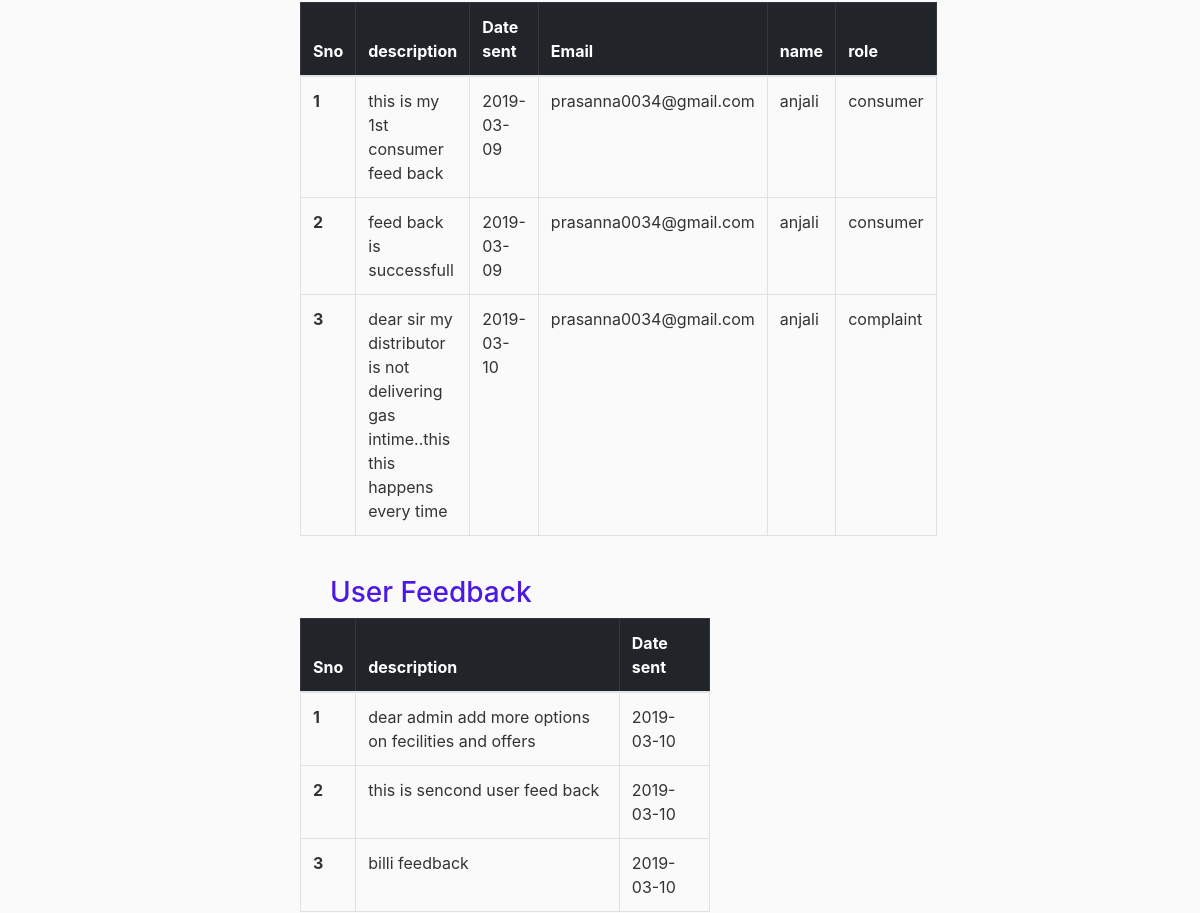
/AfeedBack (signed in, middle part), run on an earlier commit of the app's database.
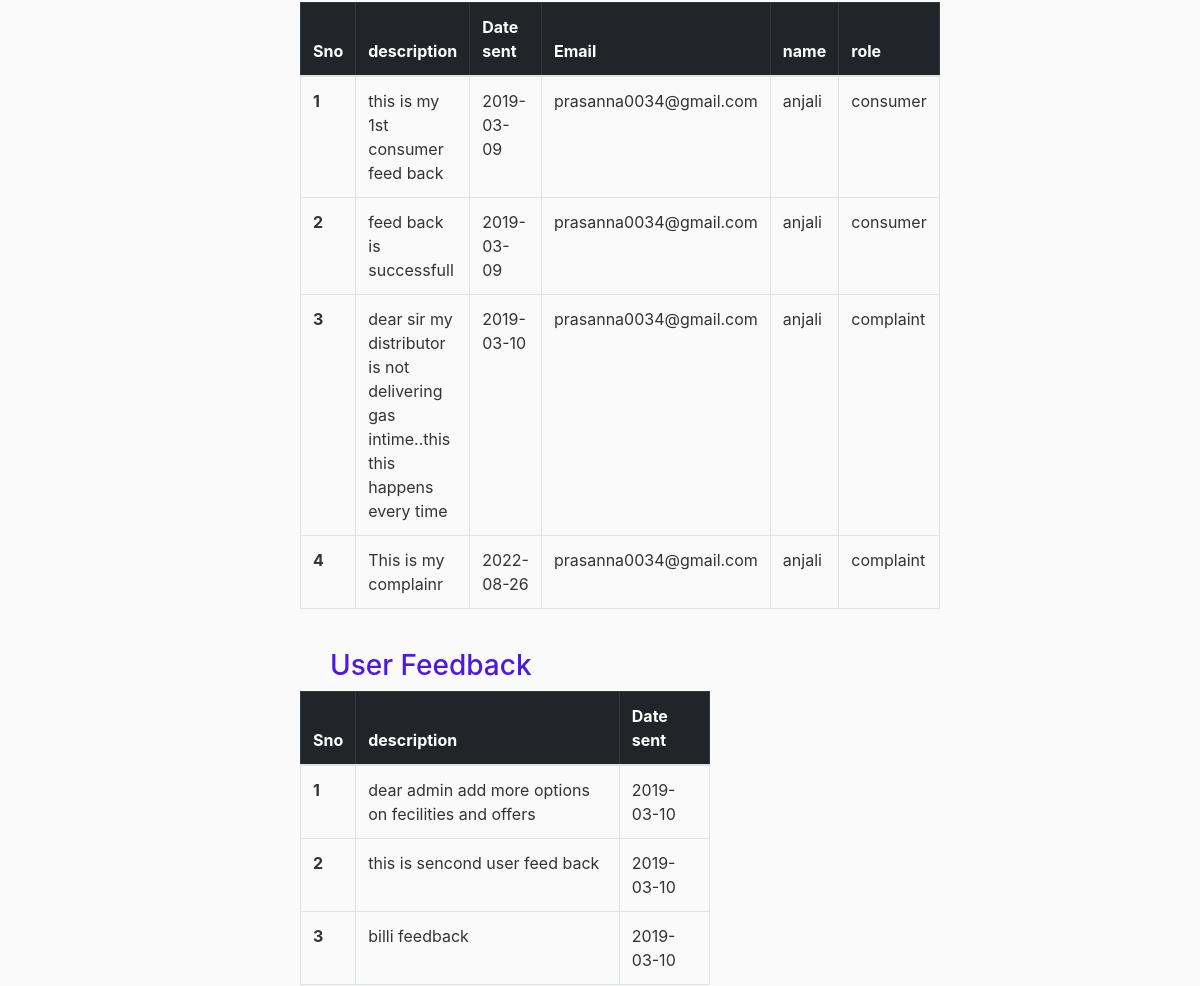
And on a later commit of the database.
### projectmain/dbcode.py (models this page shows, shortened)
class feedback(db.Model):
    fid = db.Column(db.Integer,primary_key=True)
    sub = db.Column(db.String(20),nullable=False)
    description =db.Column(db.String(300),nullable=False)
    sdate = db.Column(db.DateTime,nullable=False,default=datetime.utcnow)
    uid = db.Column(db.Integer,db.ForeignKey(User_reg.id),nullable=True)
    aid = db.Column(db.Integer,db.ForeignKey(agent.aid),nullable=True)
    role = db.Column(db.String(20),nullable=False)

class User_reg(db.Model,UserMixin):
    id = db.Column(db.Integer, primary_key=True)
    fname = db.Column(db.String(20),nullable=False)
    lname = db.Column(db.String(20),nullable=False)
    gender = db.Column(db.String(10),nullable=False)
    phone_no = db.Column(db.String(10),nullable=False)
    adress = db.Column(db.String(200),nullable=False)
    sid =db.Column(db.Integer,db.ForeignKey(state.id,ondelete="CASCADE"),nullable=False)
    did = db.Column(db.Integer,db.ForeignKey(district.did,ondelete="CASCADE"),nullable=False)
    cid = db.Column(db.Integer,db.ForeignKey(city.cid,ondelete="CASCADE"),nullable=False)
    aid = db.Column(db.Integer,db.ForeignKey(agent.aid,ondelete="CASCADE"),nullable=False)
    ctid = db.Column(db.Integer,db.ForeignKey(connection_type.ctid,ondelete="CASCADE"),nullable=False)
    username = db.Column(db.String(20), unique=True, nullable=False)
    email = db.Column(db.String(120), unique=True, nullable=False)
    image_file = db.Column(db.String(20), nullable=False, default='default.jpg')
    password = db.Column(db.String(60), nullable=False)
    fbck = db.relationship('feedback',cascade='all,delete',backref='User_reg')
    rol = db.relationship('roles',cascade='all,delete',backref='User_reg')

### projectmain/admin/routs.py (the view)
@Admin.route("/AfeedBack",methods=['GET','POST'])
def AfeedBack():
    if current_user.is_authenticated and current_user.role=='admin':
        pass
    else:
        abort(403)
    afback = feedback.query.filter_by(aid=agent.aid).all()
    cfback = feedback.query.filter_by(uid=User_reg.id).all()
    ufback = feedback.query.filter_by(role='user').all()
    return render_template('ACfeedbackReport.html',afback=afback,cfback=cfback,ufback=ufback,title="feedback report",user=User_reg,agent=agent)

### projectmain/dbcode.py (called while the page is built)
@login_manager.user_loader
def load_user(id):
    return roles.query.get(int(id))

### projectmain/templates/ACfeedbackReport.html (shortened to what this page needs)
{% extends 'admin.html' %}
{% block admin_ac %}
<br>
<table class="table table-bordered " style="margin-right:300px;margin-left:-30px">
  <thead class="table-dark">
    <tr>
      <th scope="col">Sno</th>
      <th scope="col">description</th>
      <th scope="col">Date sent</th>
      <th scope="col">Email</th>
      <th scope="col">name</th>
      <th scope="col">role</th>
    </tr>
  </thead>
  <tbody >
    {% for c in cfback %}
    {% with a=user.query.filter_by(id=c.uid).first() %}
    <tr>
      <th scope="row">{{ loop.index }}</th>
      <td>{{ c.description }}</td>
      <td>{{ c.sdate.strftime('%Y-%m-%d') }}</td>
      <td>{{ a.email }}</td>
      <td>{{ a.fname }}</td>
      <td>{{ c.role }}</td>
    </tr>
    {% endwith %}
    {% endfor %}
  </tbody>
</table>
<br>
<h3>User Feedback</h3>
 <table class="table table-bordered " style="margin-right:300px;margin-left:-30px">
  <thead class="table-dark">
    <tr>
      <th scope="col">Sno</th>
      <th scope="col">description</th>
      <th scope="col">Date sent</th>
    </tr>
  </thead>
  <tbody >
    {% for c in ufback %}
      <th scope="row">{{ loop.index }}</th>
      <td>{{ c.description }}</td>
      <td>{{ c.sdate.strftime('%Y-%m-%d') }}</td>
    {% endfor %}
  </tbody>
</table>
{% endblock admin_ac %}

What changed in the data, as far as the page shows it:
added feedback: description "This is my complainr", sdate "2022-08-26", {{ a.email }} "prasanna0034@gmail.com", {{ a.fname }} "anjali", role "complaint"
